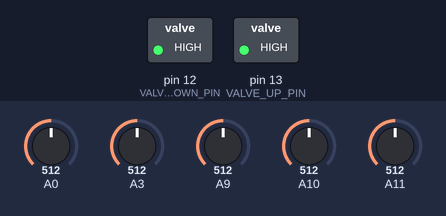
Simulated run of this sketch. Board: Arduino Mega 2560, built with avr-gcc and run on an emulated ATmega2560. On the bench: switched loads named in the sketch (green lamp = pin HIGH). Inputs (shaded band) come from the test bench; at power-on: A10 = 512, A0 = 512, A3 = 512, A9 = 512, A11 = 512. What the sketch prints to the serial monitor is not drawn.

Above: at 1.2 s.
1.3 s: A10 set to 488
At 3.3 s:
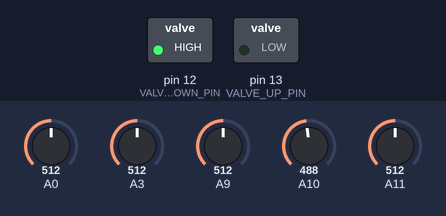
3.6 s: A10 set to 475
6.6 s: A10 set to 468
8.1 s: A10 set to 306
At 8.8 s:
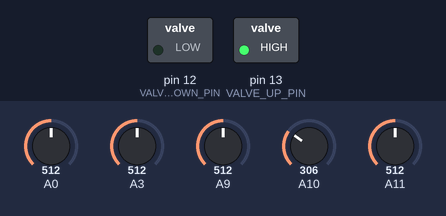
10.9 s: A0 set to 575
13.9 s: A0 set to 585
Timing chart, 0 to 16.9 s (numbered marks = the images above; inputs shaded):
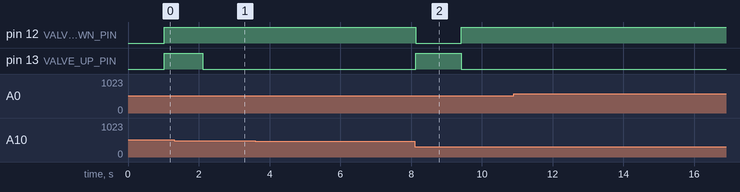

Measured:
- the behaviour switches between 497 and 496 on A10 (found by bisection; images 0 and 1)
- after the input at 1.3 s, pin 13 (VALVE_UP_PIN): HIGH → LOW after 0.82 s
- after the input at 3.6 s, every drawn part: stays the same
- after the input at 6.6 s, every drawn part: stays the same
- after the input at 8.1 s, pin 12 (VALVE_DOWN_PIN): HIGH → LOW at once, → HIGH 1.3 s later; pin 13 (VALVE_UP_PIN): LOW → HIGH at once, → LOW 1.3 s later
- after the input at 10.9 s, every drawn part: stays the same
- after the input at 13.9 s, every drawn part: stays the same

The sketch:

bang_bang.ino
```cpp
/*
  Integrated Pressure Control System with Dynamic Threshold Optimization
  - Implements HJB and BSDE-based control methodology
  - Uses Venturi flow measurement
  - Dynamic threshold adaptation with stability monitoring
  - Separate upstream and downstream solenoid control
*/

// Pin Definitions
#define VALVE_UP_PIN 13    // Upstream solenoid open
//#define VALVE_UP_CLOSE_PIN 14   // Upstream solenoid close
#define VALVE_DOWN_PIN 12  // Downstream solenoid open
//#define VALVE_DOWN_CLOSE_PIN 16 // Downstream solenoid close
#define PT_UPSTREAM 25    // Upstream pressure
#define PT_TANK 26       // Tank pressure
#define PT_DOWNSTREAM 27  // Downstream pressure
#define PT_VENTURI_1 32  // Venturi inlet pressure
#define PT_VENTURI_2 35  // Venturi throat pressure

// Venturi constants
const float D1 = 0.375; // inches
const float D2 = 0.5;   // inches
const float A1 = PI * pow(D1/2, 2);
const float A2 = PI * pow(D2/2, 2);
const float RHO = 998.2; // Water density at 20°C in kg/m³
const float CONVERSION_FACTOR = 6894.76; // Convert PSI to Pascal

// System parameters from optimization paper
const float ALPHA = 0.1;        // Natural pressure loss rate
const float BETA = 0.5;         // Upstream control penalty
const float DELTA = 0.5;        // Downstream control penalty
const float GAMMA = 0.3;        // Oscillatory control weight
const float LAMBDA = 0.2;       // Instability penalty

// Control states
enum ControlState {
    NOMINAL_REGULATION,
    RECOVERY_DAMPING,
    HIGH_FREQUENCY_OSCILLATION
};

const char* stateStrings[] = {
    "NOMINAL",
    "RECOVERY",
    "OSCILLATION"
};


// Moving average filter
const int FILTER_WINDOW = 20;
float pressure_buffer[5][FILTER_WINDOW];
int buffer_index = 0;

// System state variables
ControlState current_state = NOMINAL_REGULATION;
float P_threshold_base = 50.0;
float P_threshold_down;
float P_threshold_current;
float P_fuel;
float dP_fuel_dt;
unsigned long last_update = 0;
const int UPDATE_INTERVAL = 50; // 50ms update interval

float P_threshold_up;  // Upstream pressure threshold
float P_threshold_up_base = P_threshold_base;  // Higher base threshold for upstream
float integral_error_up = 0;  // Separate integral error for upstream control
float last_pressure_error_up = 0;  // Separate last error for upstream control

const unsigned long deltaT = 1000;  // 0.1s in milliseconds

// Threshold optimization parameters
const float DT = UPDATE_INTERVAL / 1000.0;  // Convert to seconds
const float K_P = 0.8;  // Proportional gain
const float K_I = 0.2;  // Integral gain
const float K_D = 0.3;  // Derivative gain
const float MAX_THRESHOLD_CHANGE = 25;
const float STABILITY_EPSILON = 5.0;

// PID state variables
float last_pressure_error = 0;
float integral_error = 0;

// Calibration coefficients
const float PT_1_A = -1.14351422603069E-09;
const float PT_1_B = 6.07260454422966E-06;
const float PT_1_C = 0.0926898002815586;
const float PT_1_D = -45.4811452217083;

const float PT_2_A = -8.46148513e-09;
const float PT_2_B = 3.85591637e-05;
const float PT_2_C = 1.50430101e-01;
const float PT_2_D = -8.31516318e+01;

const float PT_3_A = -1.12886040e-08;
const float PT_3_B =  5.37687043e-05;
const float PT_3_C = 1.24582809e-01;
const float PT_3_D = -7.92816379e+01;

const float PT_4_A = -2.92357884e-09;
const float PT_4_B = 1.60928197e-05;
const float PT_4_C = 1.73172679e-01;
const float PT_4_D = -8.41620248e+01;

const float PT_5_A = -2.07890243e-09;
const float PT_5_B =  7.98159784e-06;
const float PT_5_C = 1.92631458e-01;
const float PT_5_D =  -7.84202084e+01;

// Function declarations
float calculatePressure(float raw_value, float PT_A, float PT_B, float PT_C, float PT_D);
float calculateVenturiFlow(float p1, float p2);
float updateMovingAverage(float new_value, float* buffer);
void calculatePressureDerivative(float current_pressure);
void updateDynamicThreshold();
float calculateInstability(float error, float error_derivative);
void determineControlState();
void applyOptimalControl();
void controlUpstreamSolenoid(float u_up);
void controlDownstreamSolenoid(float u_down);

float calculatePressure(float raw_value, float PT_A, float PT_B, float PT_C, float PT_D) {
    return (PT_A * pow(raw_value, 3)) +
           (PT_B * pow(raw_value, 2)) +
           (PT_C * raw_value) + PT_D;
}

float calculateVenturiFlow(float p1, float p2) {
    float dp = (p1 - p2) * CONVERSION_FACTOR;
    float term1 = 2 * dp / RHO;
    float term2 = 1 - pow(A2/A1, 2);
    return A2 * sqrt(term1 / term2) * 60000; // Convert to L/min
}

float updateMovingAverage(float new_value, float* buffer) {
    buffer[buffer_index] = new_value;
    float sum = 0;
    for(int i = 0; i < FILTER_WINDOW; i++) {
        sum += buffer[i];
    }
    return sum / FILTER_WINDOW;
}

void calculatePressureDerivative(float current_pressure) {
    static float last_pressure = current_pressure;
    static unsigned long last_time = millis();

    if (isnan(current_pressure)) {
        //Serial.println("NaN detected in current_pressure");
        return;
    }

    unsigned long current_time = millis();
    float dt = (current_time - last_time) / 2000.0;

    // Prevent division by zero or very small dt
    if (dt > 0.001) {
        float new_derivative = (current_pressure - last_pressure) / dt;
        if (!isnan(new_derivative)) {
            dP_fuel_dt = new_derivative;
        }
    }

    last_pressure = current_pressure;
    last_time = current_time;
}

/*void printDebugValues(float error, float error_derivative) {
    Serial.print("Debug - Error: ");
    Serial.print(error);
    Serial.print(" Error_deriv: ");
    Serial.print(error_derivative);
    Serial.print(" STABILITY_EPSILON: ");
    Serial.print(STABILITY_EPSILON);
    Serial.print(" MAX_THRESHOLD_CHANGE: ");
    Serial.println(MAX_THRESHOLD_CHANGE);
}
*/

float calculateInstability(float error, float error_derivative) {
    // Add bounds checking
    if (isnan(error) || isnan(error_derivative)) {
        Serial.println("NaN detected in input to calculateInstability");
        return 0.0;
    }

    if (STABILITY_EPSILON == 0 || MAX_THRESHOLD_CHANGE == 0) {
        Serial.println("Division by zero prevented in calculateInstability");
        return 0.0;
    }

    float term1 = pow(error/STABILITY_EPSILON, 2);
    float term2 = pow(error_derivative/MAX_THRESHOLD_CHANGE, 2);

    if (isnan(term1) || isnan(term2)) {
        Serial.println("NaN detected in calculateInstability calculation");
        return 0.0;
    }

    return sqrt(term1 + term2);
}

void updateDynamicThreshold() {
    // Calculate pressure error and rate of change
    float pressure_error = P_fuel - P_threshold_down;
    float target_adjustment = 0.0;

    // If system pressure is consistently away from threshold, gradually move threshold
    if (abs(pressure_error) > STABILITY_EPSILON) {
        // Calculate desired threshold movement based on current pressure
        target_adjustment = pressure_error * 0.05; // 30% movement toward actual pressure

        // Add derivative term to anticipate pressure trends
        target_adjustment += (dP_fuel_dt * DT * 0.35); // 20% weight on trend

        // Limit maximum adjustment per cycle
        target_adjustment = constrain(target_adjustment, -MAX_THRESHOLD_CHANGE * DT, MAX_THRESHOLD_CHANGE * DT);

        // Update threshold with smoothing
        P_threshold_down = P_threshold_down + target_adjustment;

        // Ensure threshold stays within acceptable bounds of base threshold
        P_threshold_down = constrain(P_threshold_down,
                                   P_threshold_base * 0.5,  // Allow more downward movement
                                   P_threshold_base * 1.7); // Allow more upward movement
    }

    // Update upstream threshold with wider bounds
    float pressure_error_up = P_fuel - P_threshold_up;
    if (abs(pressure_error_up) > STABILITY_EPSILON * 1.2) {
        float target_adjustment_up = pressure_error_up * 0.25; // 40% movement toward actual pressure
        target_adjustment_up += (dP_fuel_dt * DT * 0.10); // 25% weight on trend

        target_adjustment_up = constrain(target_adjustment_up,
                                       -MAX_THRESHOLD_CHANGE * DT * 1.5,
                                       MAX_THRESHOLD_CHANGE * DT * 1.5);

        P_threshold_up = P_threshold_up + target_adjustment_up;
        P_threshold_up = constrain(P_threshold_up,
                                 P_threshold_up_base * 0.6,
                                 P_threshold_up_base * 1.5);
    }
    P_threshold_up_base = P_threshold_up;
    P_threshold_base = P_threshold_down;

    // Update current threshold
    P_threshold_current = P_threshold_down;
}

void determineControlState() {
    float instability = calculateInstability(P_fuel - P_threshold_current, dP_fuel_dt);

    if (instability < 0.8) {
        current_state = NOMINAL_REGULATION;
    } else if (dP_fuel_dt < -5.0 || instability > 0.8) {
        current_state = RECOVERY_DAMPING;
    } else if (abs(dP_fuel_dt) > 10.0 || instability > 1.5) {
        current_state = HIGH_FREQUENCY_OSCILLATION;
    }
}

// Update the applyOptimalControl function to use both thresholds
void applyOptimalControl() {
    // Calculate pressure errors for both thresholds
    float pressure_error_down = P_threshold_down - P_fuel;
    float pressure_error_up = P_threshold_up - P_fuel;

    // Calculate optimal control actions using both errors
    float u_up = -pressure_error_up / (2 * BETA);  // Use upstream error for upstream control
    float u_down = pressure_error_down / (2 * DELTA);  // Use downstream error for downstream control

    // Add oscillatory control term with modified behavior
    if (current_state == HIGH_FREQUENCY_OSCILLATION) {
        float oscillation_term = GAMMA * (dP_fuel_dt > 0 ? 1 : -1);

        // Apply different oscillation factors based on pressure region
        if (P_fuel > P_threshold_up) {
            u_up += oscillation_term * 1.2;  // Stronger oscillation for high pressure
            u_down += oscillation_term * 0.8;
        } else if (P_fuel < P_threshold_down) {
            u_up += oscillation_term * 0.8;
            u_down += oscillation_term * 1.2;  // Stronger oscillation for low pressure
        } else {
            u_up += oscillation_term;
            u_down += oscillation_term;
        }
    }

    // Apply state-based control strategy with enhanced logic
    switch (current_state) {
        case NOMINAL_REGULATION:
            static unsigned long closeStartTime = 0;

            if (P_fuel > P_threshold_up * 1.1) {  // 5% tolerance
                controlUpstreamSolenoid(0);        // Close upstream
                controlDownstreamSolenoid(1); // Normal downstream control
            } else if (P_fuel < P_threshold_down * 0.9) {  // 5% tolerance
                controlUpstreamSolenoid(1.0);     // Open upstream
                controlDownstreamSolenoid(0);     // Close downstream
            } else {
              if (millis() - closeStartTime >= deltaT) {
                    controlUpstreamSolenoid(u_up > 0 ? 1.0 : 0);
                    controlDownstreamSolenoid(u_down > 0 ? 1.0 : 0);
              } else {
                controlUpstreamSolenoid(u_up > 0 ? 1.0 : 0);
                controlDownstreamSolenoid(u_down > 0 ? 1.0 : 0);
              }
            }
            break;

        case RECOVERY_DAMPING:
            // Enhanced recovery control
            closeStartTime = 0;

            if (dP_fuel_dt < -10) {  // Fast pressure drop
                controlUpstreamSolenoid(1.0);  // Open upstream
                controlDownstreamSolenoid(0);  // Close downstream
                closeStartTime = millis();     // Store time when closed
            } else {
                // Check if the solenoid has been closed long enough
                if (millis() - closeStartTime >= deltaT) {
                    controlUpstreamSolenoid(u_up > 0 ? 1.0 : 0);
                    controlDownstreamSolenoid(u_down > 0 ? 1.0 : 0);
                } else {
                    controlDownstreamSolenoid(0);  // Keep it closed until deltaT expires
                }
            }
            break;

        case HIGH_FREQUENCY_OSCILLATION:
            // Implement bang-bang control
            if (P_fuel > P_threshold_up) {
                controlUpstreamSolenoid(0);
                controlDownstreamSolenoid(1.0);
            } else if (P_fuel < P_threshold_down) {
                controlUpstreamSolenoid(1.0);
                controlDownstreamSolenoid(0);
            } else {
              if (millis() - closeStartTime >= deltaT) {
                    controlUpstreamSolenoid(u_up > 0 ? 1.0 : 0);
                    controlDownstreamSolenoid(u_down > 0 ? 1.0 : 0);
              } else {
                controlUpstreamSolenoid(u_up > 0 ? 1.0 : 0);
                controlDownstreamSolenoid(u_down > 0 ? 1.0 : 0);
              }
            }
            break;
    }
}

bool upstream_solenoid_state = false;
bool downstream_solenoid_state = false;

void controlUpstreamSolenoid(float u_up) {
    upstream_solenoid_state = (u_up > 0);
    digitalWrite(VALVE_UP_PIN, upstream_solenoid_state);
}

// Modify controlDownstreamSolenoid to track state
void controlDownstreamSolenoid(float u_down) {
    downstream_solenoid_state = (u_down > 0);
    digitalWrite(VALVE_DOWN_PIN, downstream_solenoid_state);
}

void setup() {
    Serial.begin(115200);

    pinMode(VALVE_UP_PIN, OUTPUT);
    pinMode(VALVE_DOWN_PIN, OUTPUT);
    pinMode(PT_UPSTREAM, INPUT);
    pinMode(PT_TANK, INPUT);
    pinMode(PT_DOWNSTREAM, INPUT);
    pinMode(PT_VENTURI_1, INPUT);
    pinMode(PT_VENTURI_2, INPUT);

    // Initialize all valves to closed position
    digitalWrite(VALVE_UP_PIN, LOW);
    //digitalWrite(VALVE_UP_CLOSE_PIN, LOW);
    digitalWrite(VALVE_DOWN_PIN, LOW);
    //digitalWrite(VALVE_DOWN_CLOSE_PIN, LOW);

    // Initialize buffers and thresholds
    for(int i = 0; i < 5; i++) {
        for(int j = 0; j < FILTER_WINDOW; j++) {
            pressure_buffer[i][j] = 0;
        }
    }

    P_threshold_current = P_threshold_base;
    P_threshold_down = P_threshold_base;
}

void loop() {
    if (millis() - last_update >= UPDATE_INTERVAL) {
        // Read and filter all pressure values
        float p_upstream = calculatePressure(analogRead(PT_UPSTREAM), PT_1_A, PT_1_B, PT_1_C, PT_1_D);
        float p_tank = calculatePressure(analogRead(PT_TANK), PT_2_A, PT_2_B, PT_2_C, PT_2_D);
        float p_downstream = calculatePressure(analogRead(PT_DOWNSTREAM), PT_3_A, PT_3_B, PT_3_C, PT_3_D);
        float p_venturi1 = calculatePressure(analogRead(PT_VENTURI_1), PT_4_A, PT_4_B, PT_4_C, PT_4_D);
        float p_venturi2 = calculatePressure(analogRead(PT_VENTURI_2), PT_5_A, PT_5_B, PT_5_C, PT_5_D);

        // Apply moving average filter
        P_fuel = updateMovingAverage(p_tank, pressure_buffer[1]);
        float p_upstream_filtered = updateMovingAverage(p_upstream, pressure_buffer[0]);
        float p_downstream_filtered = updateMovingAverage(p_downstream, pressure_buffer[2]);
        float p_venturi1_filtered = updateMovingAverage(p_venturi1, pressure_buffer[3]);
        float p_venturi2_filtered = updateMovingAverage(p_venturi2, pressure_buffer[4]);

        // Calculate flow rate using Venturi
        float flow_rate = calculateVenturiFlow(p_venturi1_filtered, p_venturi2_filtered);

        // Update system state
        calculatePressureDerivative(P_fuel);
        updateDynamicThreshold();
        determineControlState();
        applyOptimalControl();

        // Update buffer index
        buffer_index = (buffer_index + 1) % FILTER_WINDOW;

        // Enhanced monitoring output
        Serial.print("Upstream Pressure: ");
        Serial.print(p_upstream_filtered);
        Serial.print(",Downstream Pressure: ");
        Serial.print(p_downstream_filtered);
        Serial.print(",P_fuel: ");
        Serial.print(P_fuel);
        Serial.print(",dP/dt: ");
        Serial.print(dP_fuel_dt);
        Serial.print(",Flow: ");
        Serial.print(flow_rate);
        Serial.print(",State: ");
        Serial.print(stateStrings[current_state]); // Print state name instead of number
        Serial.print(",Threshold: ");
        Serial.print(P_threshold_down);
        Serial.print(",Threshold_Up: ");
        Serial.print(P_threshold_up);
        Serial.print(",Instability: ");
        Serial.print(calculateInstability(P_fuel - P_threshold_current, dP_fuel_dt));
        Serial.print(",Control_Status: Up(");
        Serial.print(upstream_solenoid_state);
        Serial.print("), Down(");
        Serial.print(downstream_solenoid_state);
        Serial.println(")");

        last_update = millis();
    }
}
```
